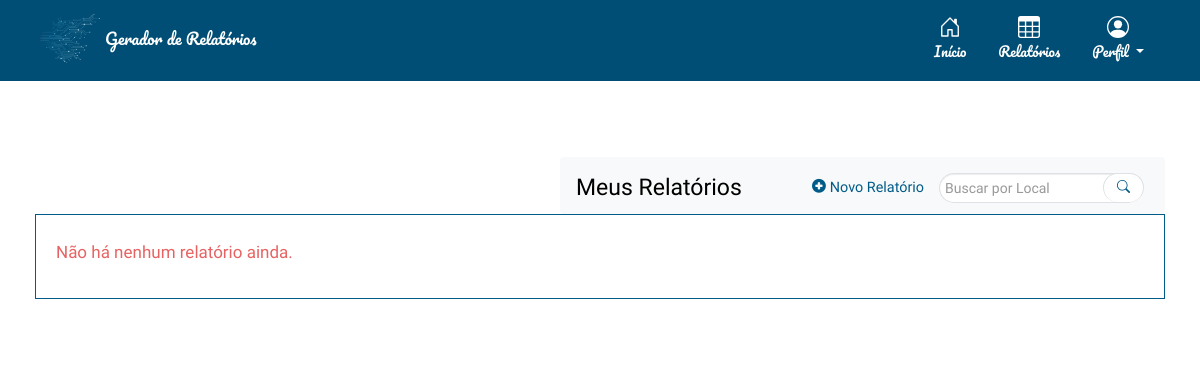
The app's page / (signed in), older data.
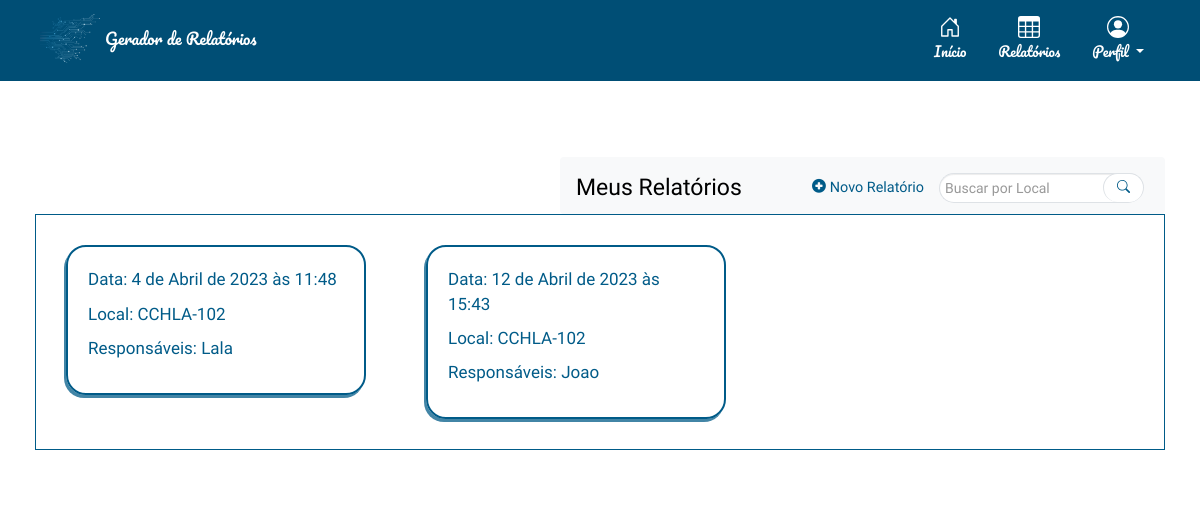
The same page, newer data.
### relatorio/models.py (models this page shows)
class Relatorio(models.Model):
    autor = models.ForeignKey(User, default=None, on_delete=models.CASCADE)
    data = models.DateTimeField()
    local = models.CharField(max_length=255)
    temperatura = models.IntegerField()
    clima = models.CharField(max_length=255)
    responsaveis = models.TextField(blank=True)
    qualiprof = models.CharField(max_length=255, default='')
    riscos = models.CharField(max_length=255, default='[]')
    equipamentos = models.CharField(max_length=255, default='[]')
    sinalizacao = models.CharField(max_length=255, default='[]')
    desligamento = models.CharField(max_length=4, default='')
    integridade = models.CharField(max_length=4, default='')
    dialogo = models.CharField(max_length=4, default='')
    curso_nr = models.CharField(max_length=4, default='')
    conferido = models.CharField(max_length=4, default='')
    delimitar_area = models.CharField(max_length=4, default='')
    auxconces = models.CharField(max_length=4, default='')
    tensao = models.CharField(max_length=4, default='')
    aterramento = models.CharField(max_length=4, default='')
    altura = models.CharField(max_length=4, default='')
    cinto_seg = models.CharField(max_length=4, default='')
    requi_seg = models.CharField(max_length=4, default='')
    reavaliacao = models.CharField(max_length=4, default='')
    tempambiente = models.CharField(max_length=255, default='')
    condambiente = models.CharField(max_length=255, default='')
    altitude = models.CharField(max_length=255, default='')
    presagua = models.CharField(max_length=255, default='')
    pressolidos = models.CharField(max_length=255, default='')
    pressubst = models.CharField(max_length=255, default='')
    solmecanicas = models.CharField(max_length=255, default='')
    presmofo = models.CharField(max_length=255, default='')
    presfauna = models.CharField(max_length=255, default='')
    infleletro = models.CharField(max_length=255, default='')
    radsolar = models.CharField(max_length=255, default='')
    descatm = models.CharField(max_length=255, default='')
    movdoar = models.CharField(max_length=255, default='')
    vento = models.CharField(max_length=255, default='')
    competencia = models.CharField(max_length=255, default='')
    reseletr = models.CharField(max_length=255, default='')
    contpessoas = models.CharField(max_length=255, default='')
    condfuga = models.CharField(max_length=255, default='')
    natmatpr = models.CharField(max_length=255, default='')
    natmatcons = models.CharField(max_length=255, default='')
    classestr = models.CharField(max_length=255, default='')
    documentacao = models.CharField(max_length=255, default='')
    ambientesofreu = models.CharField(max_length=255, default='')
    instalacaoinspecionada = models.CharField(max_length=255, default='')
    linhaseletricasdisp = models.CharField(max_length=255, default='')
    compinstalacao = models.CharField(max_length=255, default='')
    linhaseletricascorr = models.CharField(max_length=255, default='')
    tomadasdeforca = models.CharField(max_length=255, default='')
    qtdesufitomadas = models.CharField(max_length=255, default='')
    instlquadist = models.CharField(max_length=255, default='')
    novoscircuitos = models.CharField(max_length=255, default='')
    advquadist = models.CharField(max_length=255, default='')
    dispprotecaoident = models.CharField(max_length=255, default='')
    protcircuitos = models.CharField(max_length=255, default='')
    barramentoquadist = models.CharField(max_length=255, default='')
    bitola = models.CharField(max_length=255, default='')
    condutident = models.CharField(max_length=255, default='')
    disjundif = models.CharField(max_length=255, default='')
    dispprotecaosurtos = models.CharField(max_length=255, default='')
    servseguranca = models.CharField(max_length=255, default='')
    esqaterramento = models.CharField(max_length=255, default='')
    reservadeenergia = models.CharField(max_length=255, default='')
    fontseguranca = models.CharField(max_length=255, default='')
    paralelismo = models.CharField(max_length=255, default='')
    capbarramento = models.PositiveSmallIntegerField(default=0)
    protgeral = models.PositiveSmallIntegerField(default=0)
    protdr = models.PositiveSmallIntegerField(default=0)
    protdps = models.PositiveSmallIntegerField(default=0)
    vab = models.PositiveSmallIntegerField(default=0)
    van = models.PositiveSmallIntegerField(default=0)
    ia= models.PositiveSmallIntegerField(default=0)
    vbc = models.PositiveSmallIntegerField(default=0)
    vbn = models.PositiveSmallIntegerField(default=0)
    ib= models.PositiveSmallIntegerField(default=0)
    vca = models.PositiveSmallIntegerField(default=0)
    vcn = models.PositiveSmallIntegerField(default=0)
    ic= models.PositiveSmallIntegerField(default=0)
    continuidade = models.CharField(max_length=255, default='')
    resistencia = models.CharField(max_length=255, default='')
    selvpelv = models.CharField(max_length=255, default='')
    verificacao = models.CharField(max_length=255, default='')
    ensaiodetensao = models.CharField(max_length=255, default='')
    ensaiodefunc = models.CharField(max_length=255, default='')

### relatorio/views.py (the view)
# urls.py: path('', relatorio_views.relatorio_list, name="home"),
@login_required(login_url="/accounts/login/")
def relatorio_list(request):
    usuario = request.user
    if(request.method=='POST'):
        busca = request.POST['busca']
        relatorios = Relatorio.objects.filter(autor=usuario, local__contains=busca).order_by('data')
        return render(request, 'relatorio/relatorio_list.html', {'relatorios': relatorios, 'busca':busca})
    relatorios = Relatorio.objects.filter(autor=usuario).order_by('data')
    return render(request, 'relatorio/relatorio_list.html', {'relatorios': relatorios})

### relatorio/templates/relatorio/relatorio_list.html (shortened to what this page needs)
{% extends 'base_layout.html' %}
{% block content %}
<div id="relatorios-lista" class="container-fluid">
        <br>
        <nav class="navbar navbar-expand-lg bg-light" id="relatorio-list-desktopnav">
            <a class="navbar-brand" href="#">Meus Relatórios</a>
            <div class="collapse navbar-collapse" id="navbarSupportedContent">
              <ul class="navbar-nav mr-auto">
                <li class="nav-item active">
                    <a name="botao-icon" class="nav-link" href="{% url 'relatorio:cria' %}">
                        <span class="glyphicon glyphicon-plus-sign"></span>
                        Novo Relatório
                    </a>
                </li>
                <li class="nav-item active">
                  <div class="input-group" id="desktop-busca">
                    <form method=POST action="{% url 'home' %}" class="form-inline my-2 my-lg-0">
                    <input class="form-control border-end-0 border rounded-pill" id="buscalocal" type="search" placeholder="Buscar por Local" aria-label="Search" name="busca">
                    <span class="input-group-append">
                        <button class="btn btn-outline-secondary bg-white border-bottom-0 border rounded-pill ms-n5" id="searchbutton" type="submit">
                          <svg class="bi d-block mx-auto mb-1" width="15" height="13"><use xlink:href="#search"/></svg>
                        </button>
                    </span>
                    </form>
                  </div>
                </li>
              </ul>
            </div>
          </nav>
    <div id="relatorios"  class="container-fluid">
        {% if not relatorios %}
            {% if busca %}
                <br>
                <p style="margin-left: 20px;">  Sua busca por <span style="color:rgba(221, 33, 33, 0.705);">' {{ busca }} '</span> não encontrou resultados.</p>
                <br>
            {% else %}
                <br>
                <p style="margin-left: 20px; color:rgba(221, 33, 33, 0.705);">  Não há nenhum relatório ainda.</p>
                <br>
            {% endif %}
        {% else %}
            {% for relatorio in relatorios %}
            <a href="{% url 'relatorio:visualiza' rel_id=relatorio.id %}">
                <div id="relatorio" class="container-fluid">
                    <p>Data: {{ relatorio.data }}</p>
                    <p>Local: {{ relatorio.local }}</p>
                    <p class="obs">Responsáveis: {{ relatorio.responsaveis }}</p>
                </div>
            </a>
            {% endfor %}
        {% endif %}
        </div>
    </div>
</div>
{% endblock %}

### templates/base_layout.html (shortened to what this page needs)
<!DOCTYPE html>
<html lang="pt-BR">
<head>
    {% load bootstrap5 %}
    {% bootstrap_css %}
    <link href="https://cdn.jsdelivr.net/npm/bootstrap@5.1.3/dist/css/bootstrap.min.css" rel="stylesheet">
    <link rel="stylesheet" href="https://maxcdn.bootstrapcdn.com/bootstrap/3.4.0/css/bootstrap.min.css">
    {% load static %}
    <link rel="stylesheet" href="{% static 'styles.css' %}">
</head>
<body>
      <header>
        <div id ="headliner" class="px-3 py-2 text-white">
          <div id="header-container" class="container">
            <div class="d-flex flex-wrap align-items-center justify-content-center justify-content-lg-start">
              <a href="#" id="header-logo" class="d-flex align-items-center my-1 my-lg-0 me-lg-auto text-white text-decoration-none">
                <img class="bi me-2" src="{% static 'logo.png' %}" width="80" aria-label="logo">
                Gerador de Relatórios
              </a>
              <ul id = "top-menu" class="nav col-12 col-lg-auto my-2 justify-content-center my-md-0 text-small">
                {% if user.is_authenticated %}
                 <li>
                    <a href="{% url 'home' %}" name="nav-header" class="nav-link text-white btn">
                      <svg class="bi d-block mx-auto mb-1" width="22" height="22"><use xlink:href="#home"/></svg>
                      Início
                    </a>
                  </li>
                  <li>
                    <a href="{% url 'home' %}" name="nav-header" class="nav-link text-white btn">
                      <svg class="bi d-block mx-auto mb-1" width="22" height="22"><use xlink:href="#table"/></svg>
                      Relatórios
                    </a>
                  </li>
                  <li>
                    <a href="#" name="nav-header" class="nav-link text-white btn dropdown-toggle" href="#" role="button" data-toggle="dropdown" aria-haspopup="true" aria-expanded="false">
                    <svg class="bi d-block mx-auto mb-1" width="22" height="22"><use xlink:href="#people-circle"/></svg>
                    Perfil
                    </a>
                  </li>
                {% endif %}
              </ul>
            </div>
          </div>
        </div>
    </header>
    <div class="wrapper">
        {% block content %}
        {% endblock %}
</body>
</html>

### assets/styles.css (style rules this page uses)
html, body { padding: 0; margin: 0; height: 120%; }
header, footer { font-family: Pacifico; }
body { background-color: #ffffff; color: #005b88; font-family: Raleway; font-size: medium; }
p.obs { white-space: nowrap; overflow: hidden; text-overflow: ellipsis; width: 220px; word-wrap: break-word; padding-bottom: 1%; }
img { width: 60px; height: auto; vertical-align: bottom; }
#relatorios { width: 100%; display: table; border: 1px solid #005b88; align-self: center; margin: 40px; margin-top: 0px; margin-left: auto; font-size: 17px; position: relative; padding-right: 0px; padding-left: 0px; }
#relatorio { width: 250px; border-radius: 20px; float: left; box-shadow: -2px 3px #005b88bd; border: 2px solid #005b88; margin: 30px; padding: 20px; }
a, .dropdown-item { color: #005b88; }
a, a:hover, a:visited { text-decoration: none; }
.wrapper { margin: 0 auto; padding: 20px; min-height: 100vh; display: flex; flex-direction: column; }
nav { justify-self: end; }
.navbar { margin-bottom: 0px; padding-bottom: 0px; margin-top: 3%; }
nav a { display: inline-block; margin-left: 20px; }
.nav-item { padding-inline: 5px; font-size: 90%; }
.form-inline { display: inline-table; }
#buscalocal { display: inline-block; width: fit-content; height: 30px; padding: 5px; }
[name="botao-icon"] { background: none; color: #005b88; cursor: pointer; border-width: 0; justify-self: start; cursor: pointer; padding: 5px; }
.navbar-collapse { justify-content: flex-end; }
.navbar-brand { margin-left: 0px; font-size: 23px; }
.form-control { padding: 0px; height: 20px; line-height: 2.1; }
.btn-outline-secondary { background-color: #005b88; color: #f8fcff; border: 1px solid #005b88; }
#searchbutton { color: #005b88; height: 29px; }
svg { display: none; }
@media (min-width: 320px) { #top-menu { display: none; } }
@media (min-width: 320px) { #header-logo { padding-right: 31px; } }
@media (min-width: 320px) { #relatorio-list-desktopnav { display: none; } }
@media (min-width: 320px) { .navbar-brand { display: none; } }
.ms-n5 { margin-left: -40px; }
@media (min-width: 768px) { #top-menu { display: flex; } }
@media (min-width: 768px) { .navbar-collapse.collapse { display: flex !important; } }
@media (min-width: 768px) { #relatorio { width: 300px; } }
@media (min-width: 768px) { p.obs { width: 270px; } }
@media (min-width: 768px) { .navbar-brand { display: inherit; } }
@media (min-width: 768px) { #relatorio-list-desktopnav { display: flex; } }
@media (min-width: 768px) { body { height: 100%; } }
.dropup, #desktop-busca { margin: 0; top: 50%; transform: translateY(-50%); }
header .container { padding-right: 10px; padding-left: 10px; }
#headliner { background-color: #004e75; padding-bottom: 0.9rem !important; }
.bi { vertical-align: -0.125em; fill: currentColor; }
.text-small { font-size: 85%; }

Row changes from the older to the newer data that the page shows:
added Relatorio: data "4 de Abril de 2023 às 11:48", local "CCHLA-102", responsaveis "Lala"
added Relatorio: data "12 de Abril de 2023 às 15:43", local "CCHLA-102", responsaveis "Joao"
Text that changed along with them:
text no longer shown: "Não há nenhum relatório ainda."
